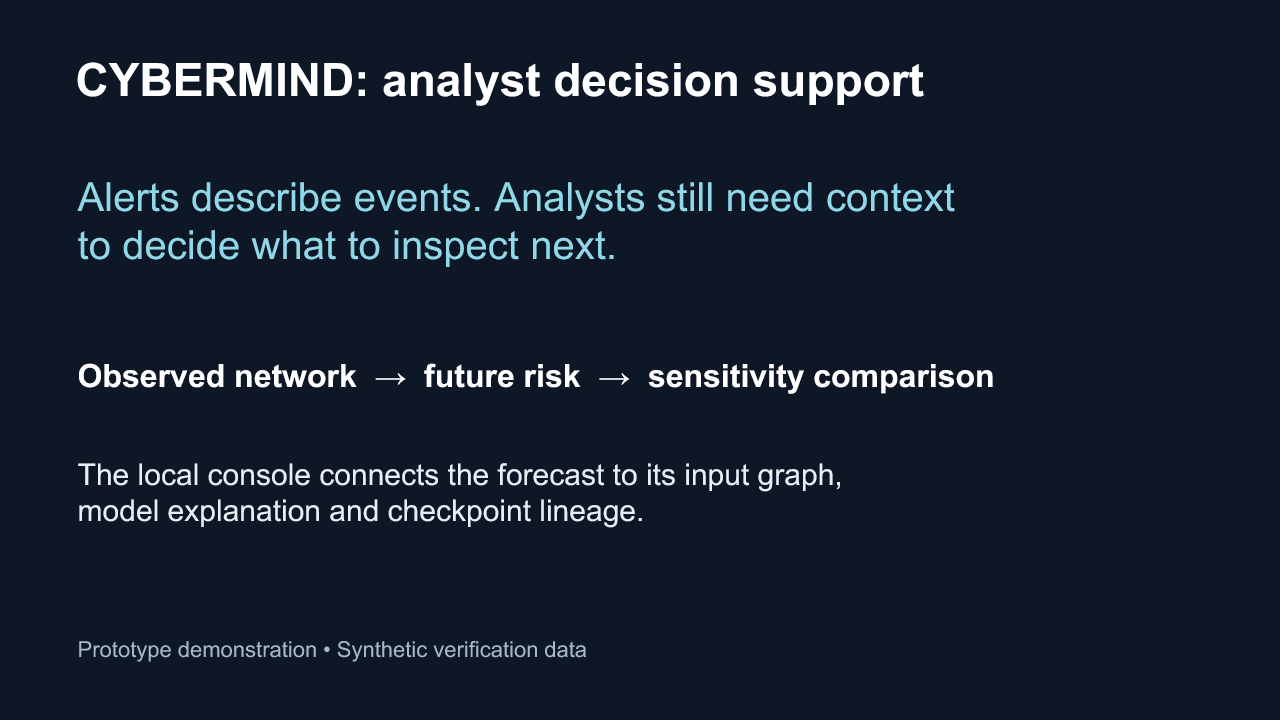
#> input picture CYBERMIND/CYBERMIND_REAL/artifacts/track_e/slides/preview/slide-1.png, 1280 x 720 px
$ python build_walkthrough.py
#> lines starting #> are read from the running program, lines starting #| are printed output that depends on the picture
"""Create a captioned sequence of actual captured UI states; no simulated recording."""
from pathlib import Path
import hashlib,json,subprocess
from PIL import Image, ImageDraw, ImageFont
import imageio_ffmpeg
ROOT=Path(__file__).resolve().parents[3]
OUT=Path(__file__).resolve().parent
BUILD=OUT/'walkthrough_build'; BUILD.mkdir(exist_ok=True)
font=ImageFont.truetype('C:/Windows/Fonts/arial.ttf',29)
small=ImageFont.truetype('C:/Windows/Fonts/arial.ttf',20)
scenes=[
 ('../slides/preview/slide-1.png',10,'CYBERMIND analyst walkthrough','Edited sequence of captured UI states. Synthetic verification data; silent captions.'),
 ('../slides/preview/slide-2.png',10,'Production architecture','60-second graph windows feed the temporal model. This demo uses a separate synthetic fixture.'),
 ('01-overview.png',12,'Observed network and forecast','The local console displays two observed hosts and stochastic risk across future windows.'),
 ('02-isolation.png',12,'Compare a host isolation probe','The probe removes incident edges while preserving measured features, history and random draws.'),
 ('03-isolation-table.png',12,'No measured reduction in this case','Baseline and probe both return 0.749606 risk. The UI reports no beneficial simulated isolation.'),
 ('../slides/preview/slide-4.png',10,'Model sensitivity has limits','This comparison does not estimate causal containment effects or execute a network action.'),
 ('../slides/preview/slide-5.png',14,'Evidence boundary','Phase 3 passes under the reviewed protocol on synthetic verification data. Real accuracy remains unmeasured.'),
]
manifest=[]
def wrap(draw,text,width):
 words=text.split(); lines=[]; line=''
 for word in words:
  test=(line+' '+word).strip()
  if draw.textlength(test,font=font)>width and line: lines.append(line); line=word
  else:line=test
 lines.append(line);return lines
for i,(source,duration,title,caption) in enumerate(scenes):
 source=(OUT/source).resolve(); original=Image.open(source).convert('RGB')
 frame=Image.new('RGB',(1600,900),'#0e1725')
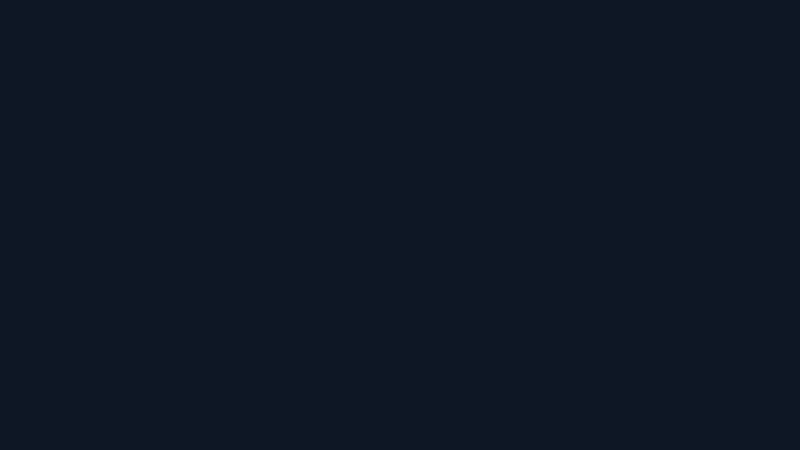
#> frame: PIL image 1600x900 RGB (shown at 1/2 size); mean R, G, B 14, 23, 37
 # Resize to fit without cropping; screenshot content remains unchanged.
 original.thumbnail((1600,720),Image.Resampling.LANCZOS)
 frame.paste(original,((1600-original.width)//2,(720-original.height)//2))
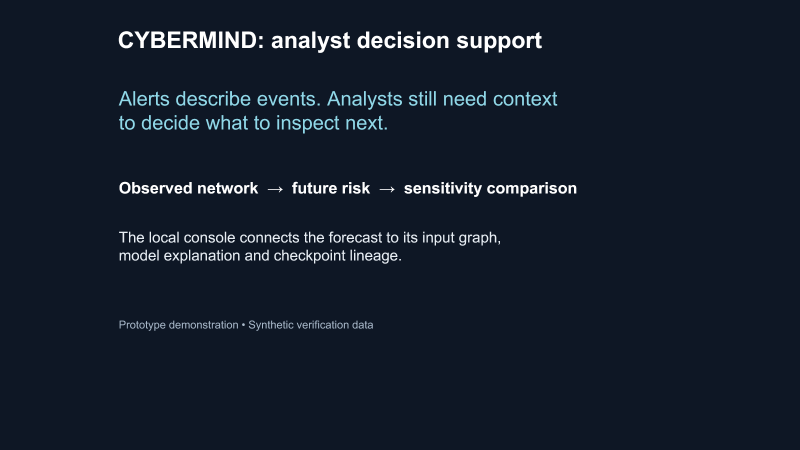
#> frame: PIL image 1600x900 RGB (shown at 1/2 size); mean R, G, B 19.9, 29.3, 43.1
 draw=ImageDraw.Draw(frame);draw.rectangle((0,720,1600,900),fill='#08101c')
 draw.text((40,737),title,font=font,fill='#90d8e8')
 for j,line in enumerate(wrap(draw,caption,1510)):
#> in wrap, `words = text.split()`: words = ['Edited', 'sequence', 'of', 'captured', 'UI', 'states.', 'Synthetic', 'verification', 'data;', 'silent', 'captions.']
#> in wrap, `line = ''`: line = ''
  draw.text((40,780+j*35),line,font=font,fill='white')
#> this loop made 1 pass
 draw.text((40,870),f'CAPTURED UI WALKTHROUGH  |  SYNTHETIC EVIDENCE  |  {i+1}/{len(scenes)}',font=small,fill='#a8b8c9')
 dest=BUILD/f'scene-{i+1}.png';frame.save(dest)
#> after `dest = BUILD / f'scene-{i + 1}.png'`:
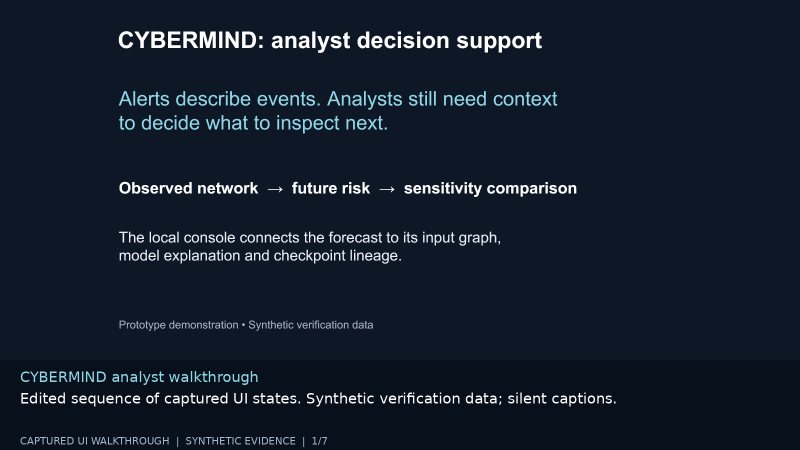
#> saved as scene-1.png: PIL image 1600x900 RGB (shown at 1/2 size); mean R, G, B 20.6, 29.9, 43.2
 manifest.append({'source':str(source.relative_to(ROOT)), 'source_sha256':hashlib.sha256(source.read_bytes()).hexdigest(),'duration_seconds':duration,'title':title,'caption':caption})
#> pass 2 of the loop `for i,(source,duration,title,caption) in enumerate(scenes):`:
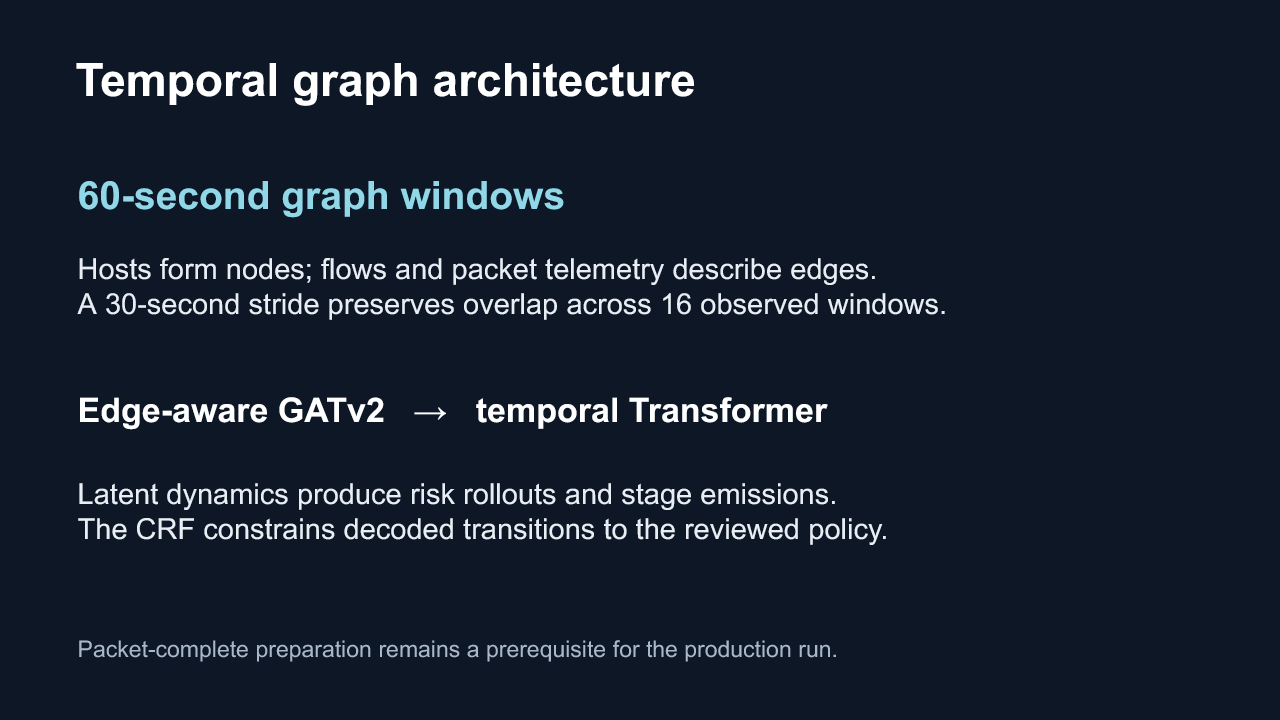
#> input picture CYBERMIND/CYBERMIND_REAL/artifacts/track_e/slides/preview/slide-2.png, 1280 x 720 px
#> `frame.paste(original,((1600-original.width)//2,(720-original.height)//..`:
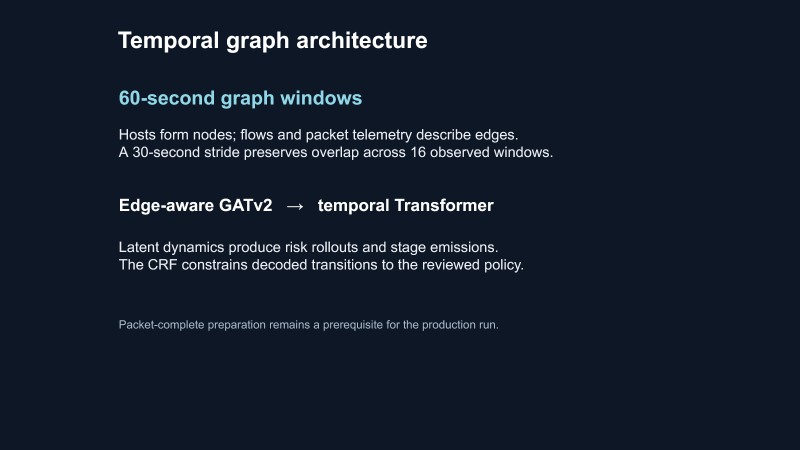
#> frame: PIL image 1600x900 RGB (shown at 1/2 size); mean R, G, B 20.5, 29.6, 43.4
#> the loop `for j,line in enumerate(wrap(draw,caption,1510)):` made 1 pass
#> `dest = BUILD / f'scene-{i + 1}.png'`:
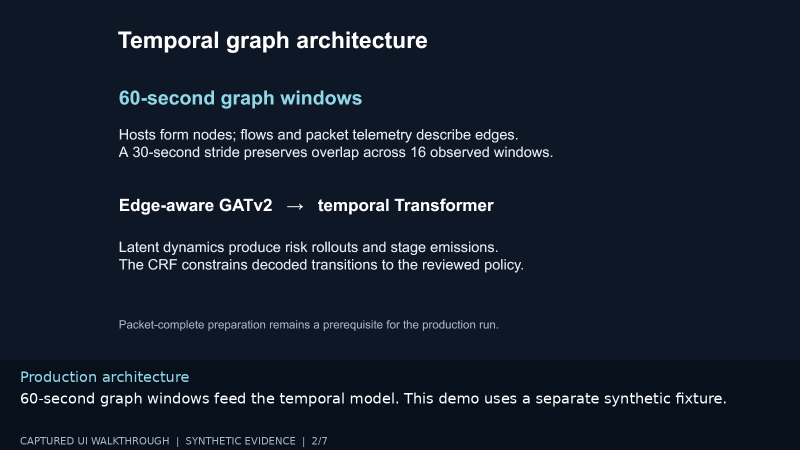
#> saved as scene-2.png: PIL image 1600x900 RGB (shown at 1/2 size); mean R, G, B 21.3, 30.3, 43.6
#> pass 3 of the loop `for i,(source,duration,title,caption) in enumerate(scenes):`:
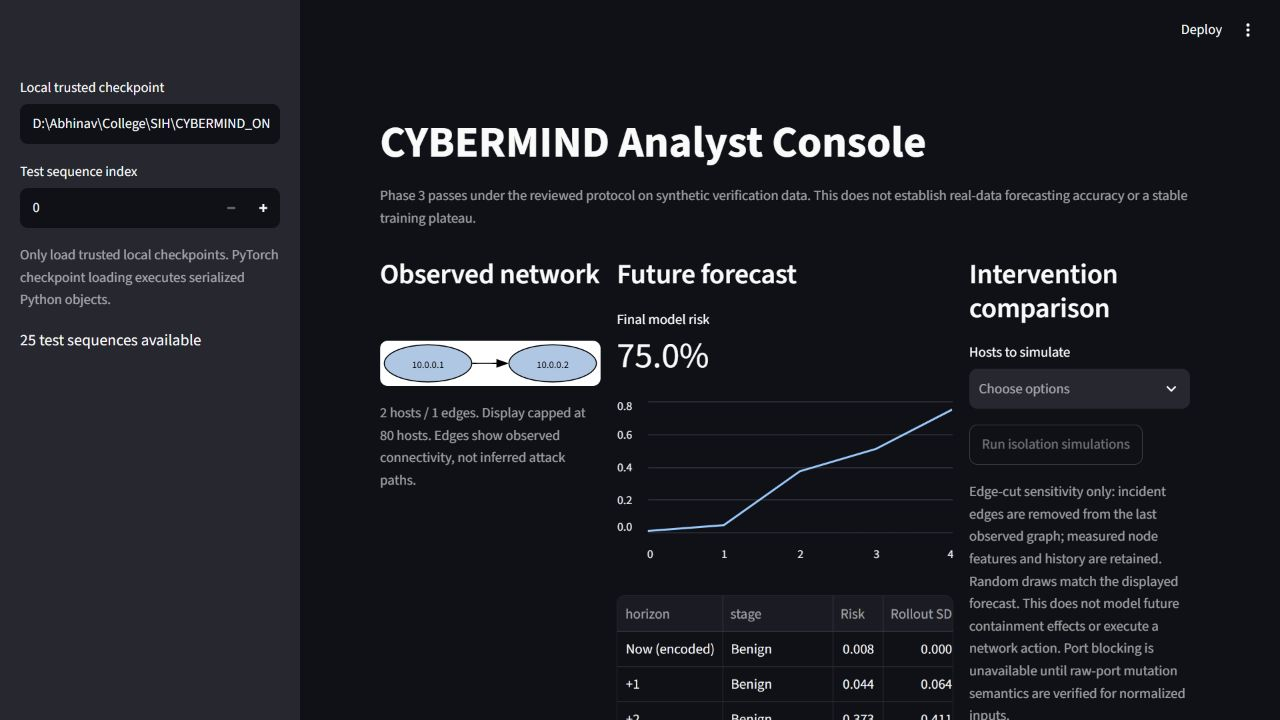
#> input picture CYBERMIND/CYBERMIND_REAL/artifacts/track_e/video/01-overview.png, 1280 x 720 px
#> original is the input picture: PIL image 1280x720 RGB; mean R, G, B 30.3, 31.1, 37
#> `frame.paste(original,((1600-original.width)//2,(720-original.height)//..`:
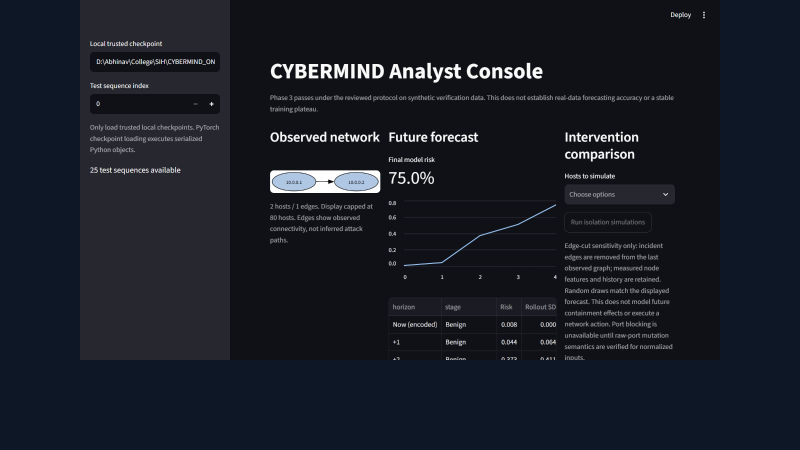
#> frame: PIL image 1600x900 RGB (shown at 1/2 size); mean R, G, B 24.4, 28.2, 37
#> `dest = BUILD / f'scene-{i + 1}.png'`:
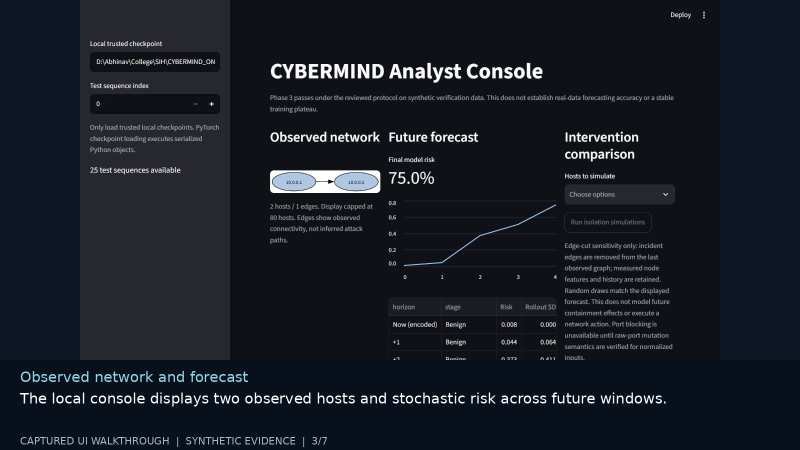
#> saved as scene-3.png: PIL image 1600x900 RGB (shown at 1/2 size); mean R, G, B 25.1, 28.8, 37.2
#> (the run stopped early here; a loop or call above may not have finished)
